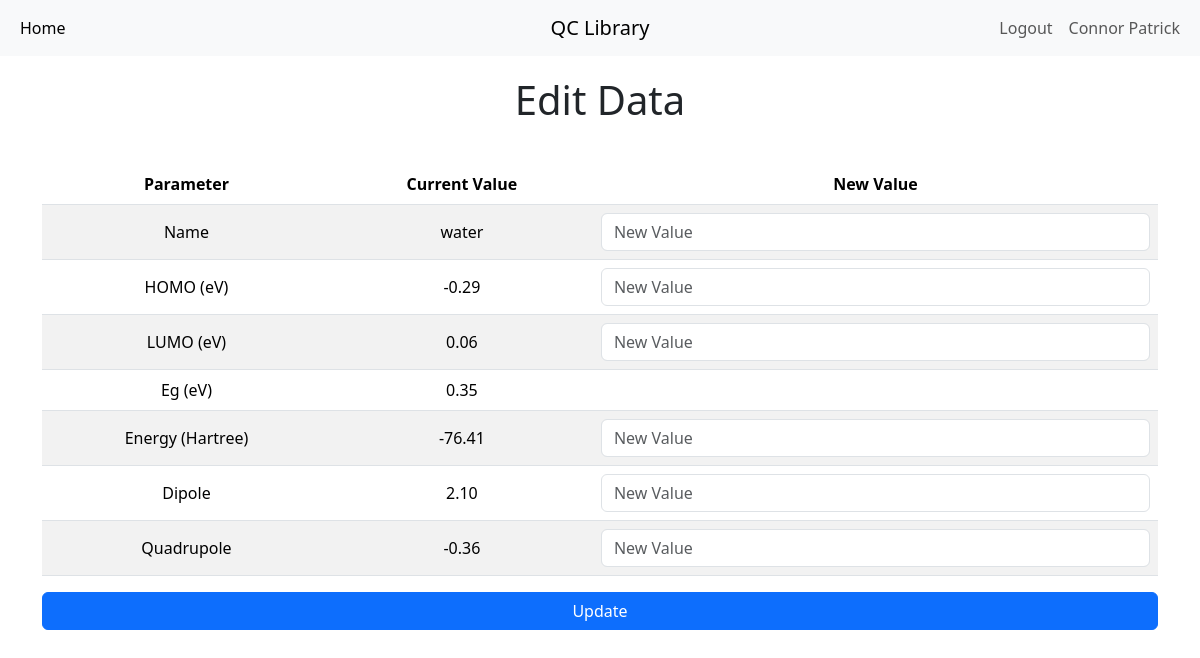
Screenshot of /edit?id=4 (signed in) with the database file from the repository.
### main.py (models this page shows)
class User(UserMixin, db.Model):
    __tablename__ = "users"
    id: Mapped[int] = mapped_column(Integer, primary_key=True)
    email: Mapped[str] = mapped_column(String(100), unique=True)
    password: Mapped[str] = mapped_column(String(100))
    name: Mapped[str] = mapped_column(String(1000))

class QC_data(db.Model):
    __tablename__ = "data"
    id: Mapped[int] = mapped_column(Integer, primary_key=True)
    qc_name: Mapped[str] = mapped_column(String(250), unique=True, nullable=False)
    HOMO: Mapped[Decimal] = mapped_column(Numeric(5, 2), nullable=False)
    LUMO: Mapped[Decimal] = mapped_column(Numeric(5, 2), nullable=False)
    Eg: Mapped[Decimal] = mapped_column(Numeric(5, 2), nullable=False)
    Energy: Mapped[Decimal] = mapped_column(Numeric(5, 2), nullable=False)
    Dipole: Mapped[Decimal] = mapped_column(Numeric(5, 2), nullable=False)
    Quadrupole: Mapped[Decimal] = mapped_column(Numeric(5, 2), nullable=False)

### main.py (the view, shortened to what this page needs)
@app.route("/edit", methods=["GET", "POST"])
def edit():
    if current_user.is_authenticated:
        data_id = request.args.get("id")
        data_selected = db.get_or_404(QC_data, data_id)
        return render_template("edit.html", data=data_selected)
    else:
        flash("Please authenticate to edit data.")
        return redirect(url_for("login"))

### main.py (called while the page is built)
@login_manager.user_loader
def load_user(user_id):
    return db.get_or_404(User, user_id)

### templates/edit.html (shortened to what this page needs)
{% extends "base.html" %}
{% block content %}
<div class="container">
  <h1 class="text-center" style="margin-top: 20px; margin-bottom: 40px;">Edit Data</h1>
  <form action="{{ url_for('edit') }}" method="POST">
    <table class="table table-striped table-hover table-responsive text-center align-middle">
      <thead>
        <tr>
          <th scope="col">Parameter</th>
          <th scope="col">Current Value</th>
          <th scope="col">New Value</th>
        </tr>
      </thead>
      <tbody>
      <tr>
        <td scope="row">Name</td>
        <td scope="row">{{data.qc_name}}</td>
          <td>
            <input class="form-control" name="qc_name" type="text" placeholder="New Value" />
          </td>
        </tr>
        <tr>
          <td scope="row">HOMO (eV)</td>
          <td scope="row">{{data.HOMO}}</td>
          <td>
            <input class="form-control" name="HOMO" type="text" placeholder="New Value" />
          </td>
        </tr>
        <tr>
          <td scope="row">LUMO (eV)</td>
          <td scope="row">{{data.LUMO}}</td>
          <td>
            <input class="form-control" name="LUMO" type="text" placeholder="New Value" />
          </td>
        </tr>
        <tr>
          <td scope="row">Eg (eV)</td>
          <td scope="row">{{data.Eg}}</td>
          <td scope="row"></td>
        </tr>
        <tr>
          <td scope="row">Energy (Hartree)</td>
          <td scope="row">{{data.Energy}}</td>
          <td>
            <input class="form-control" name="Energy" type="text" placeholder="New Value" />
          </td>
        </tr>
        <tr>
          <td scope="row">Dipole</td>
          <td scope="row">{{data.Dipole}}</td>
          <td>
            <input class="form-control" name="Dipole" type="text" placeholder="New Value" />
          </td>
        </tr>
        <tr>
          <td scope="row">Quadrupole</td>
          <td scope="row">{{data.Quadrupole}}</td>
          <td>
            <input class="form-control" name="Quadrupole" type="text" placeholder="New Value" />
          </td>
        </tr>
      </tbody>
    </table>
    <button class="btn btn-primary w-100" type="submit">Update</button>
  </form>
</div>
{% endblock %}

### templates/base.html (shortened to what this page needs)
<!DOCTYPE html>
<html lang="en">
  <head>
    <link href="https://cdn.jsdelivr.net/npm/bootstrap@5.3.3/dist/css/bootstrap.min.css" rel="stylesheet">
  </head>
  <body>
    <nav class="navbar navbar-expand-md navbar-light bg-light">
      <div class="container-fluid">
          <div class="navbar-collapse collapse w-100 order-1 order-md-0 dual-collapse2">
            <div class="collapse navbar-collapse" id="navbarNavAltMarkup">
              <div class="navbar-nav">
                <a class="nav-link active" aria-current="page" href="{{ url_for('home') }}">Home</a>
              </div>
            </div>
          </div>
          <div class="mx-auto order-0">
              <a class="navbar-brand mx-auto" href="{{ url_for('home') }}">QC Library</a>
          </div>
          <div class="navbar-collapse collapse w-100 order-3 dual-collapse2">
            <div class="navbar-nav ms-auto">
              {% if current_user.is_authenticated %}
              <a class="nav-link" href="{{ url_for('logout') }}">Logout</a>
              {% endif %}
              <a class="nav-link">{{current_user.name}}</a>
              </div>
        </div>
      </div>
    </nav>
  {% block content %}
  {% endblock %}
  </body>
</html>

### rows the page displays
User: name "Connor Patrick"
QC_data: qc_name "water", HOMO "-0.29", LUMO "0.06", Eg "0.35", Energy "-76.41", Dipole "2.10", Quadrupole "-0.36"
